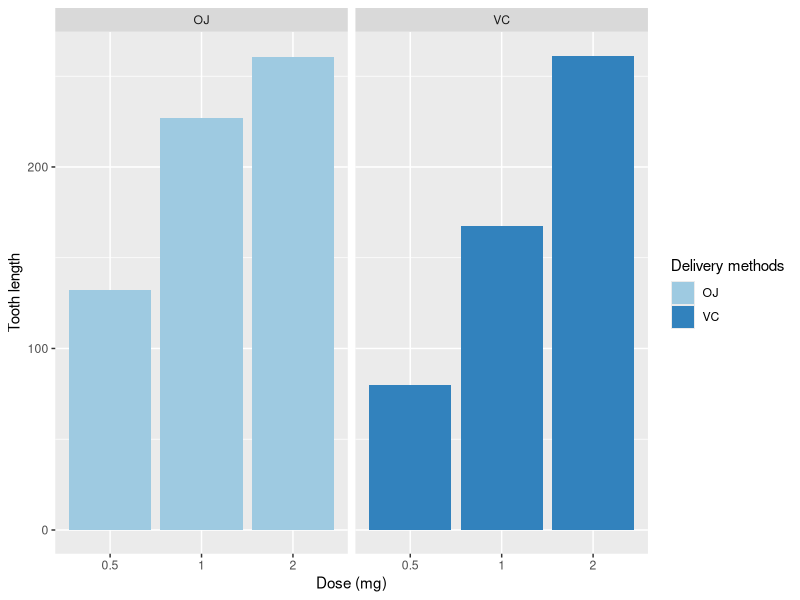

The R script that drew this image: (Note: this script raises an error after producing the figure.)
## ---- chunk 1
# Load libraries
library(knitr)
library(ggplot2)
library(datasets)
library(gridExtra)
library(GGally)
opts_chunk$set(fig.width=6, fig.height=3.5)
## ---- chunk 2
data(ToothGrowth)
## ---- chunk 3
str(ToothGrowth)
summary(ToothGrowth)
## ---- chunk 4
ggplot(data = ToothGrowth, aes(x = as.factor(dose), y = len, fill = supp)) +
    geom_bar(stat = "identity") +
    scale_fill_manual(values=c("#9ECAE1", "#3282BD")) +
    facet_grid(. ~ supp) +
    xlab("Dose (mg)") +
    ylab("Tooth length") +
    guides(fill = guide_legend(title = "Delivery methods"))
## ---- chunk 5
t.test(data = ToothGrowth, len ~ supp, paired = FALSE, var.equal=FALSE)
## ---- chunk 6
# Set variables for each dose
dose_1 <- subset(ToothGrowth, dose == 0.5)
dose_2 <- subset(ToothGrowth, dose == 1)
dose_3 <- subset(ToothGrowth, dose == 2)
## ---- chunk 7
t.test(dose_1$len, dose_2$len, paired = FALSE, var.equal = FALSE)
## ---- chunk 8
t.test(dose_2$len, dose_3$len, paired = FALSE, var.equal = FALSE)
